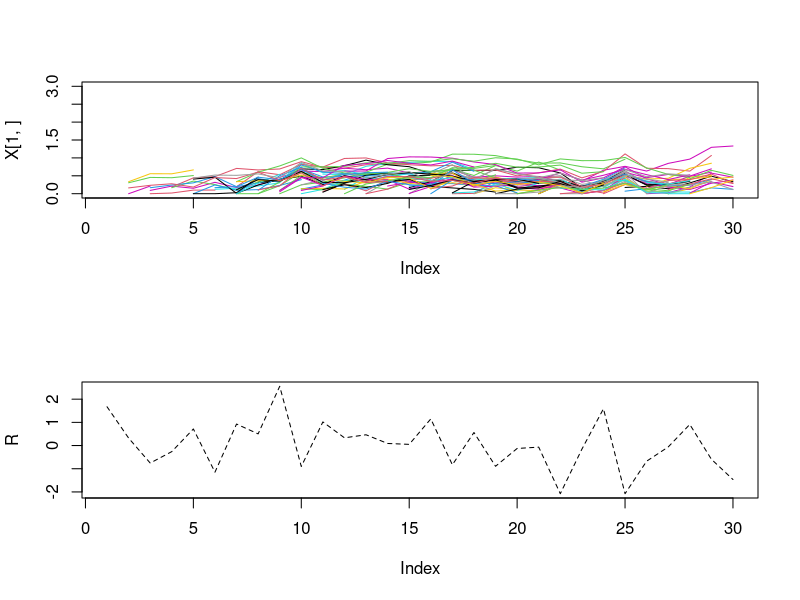

R code for this plot: (Note: this script raises an error after producing the figure.)
rm(list = ls())

library(tidyverse)
library(lme4)
t <- 30
a <- 0.2
s <- 100 
cutoff <- 0
R <- rnorm(t)
beta <- 0.1
m <- rnorm( s, 0.1, 0.2)
t_start <- ceiling( runif(s, 1, t-2) )
t_end <- ceiling( runif( s, t_start, t))
b <- runif( s, 0.2, 0.8)
X <- matrix( NA, s, t )

for( i in 1:s){ 
  X[ i , t_start[i] ] <- m[i]
}

for ( i in 2:t ) { 
  for( j in 1:s ) {   
    temp <- rnorm(1,  a + b[j]*X[j,i-1] + beta*R[i-1], 0.1)
    temp <- ifelse( i > t_end[j] , NA, temp )
    X[j, i] <- ifelse( !is.na(temp), temp, X[j, i])
  }
}

X[X < cutoff] <- cutoff

par(mfrow = c(2, 1))
plot( X[1, ], type = 'l', col = 1, ylim = c(0, 3))

for ( i in 2:s) { 
  points( X[i, ], type = 'l' , col = i )
}

plot( R, type = 'l', lty = 2)
par(mfrow = c(1,1))

dat <- 
  data.frame(X = t(X) ) %>% 
  gather( plant, size, starts_with('X')) %>% 
  mutate( plant = as.numeric(factor( plant ))) %>% 
  group_by( plant) %>% 
  mutate( size0 = lag(size)) %>% 
  mutate( t = row_number())

dat$R0 <- lag(R)
dat$RL <- lag(R, 2)

m1 <- lm( data = dat, size ~ size0 + R0 + RL)
summary(m1)

mer <- lmer( data = dat, size ~ size0 + R0 + RL + (1|t) + (1|plant) )

summary( mer )


